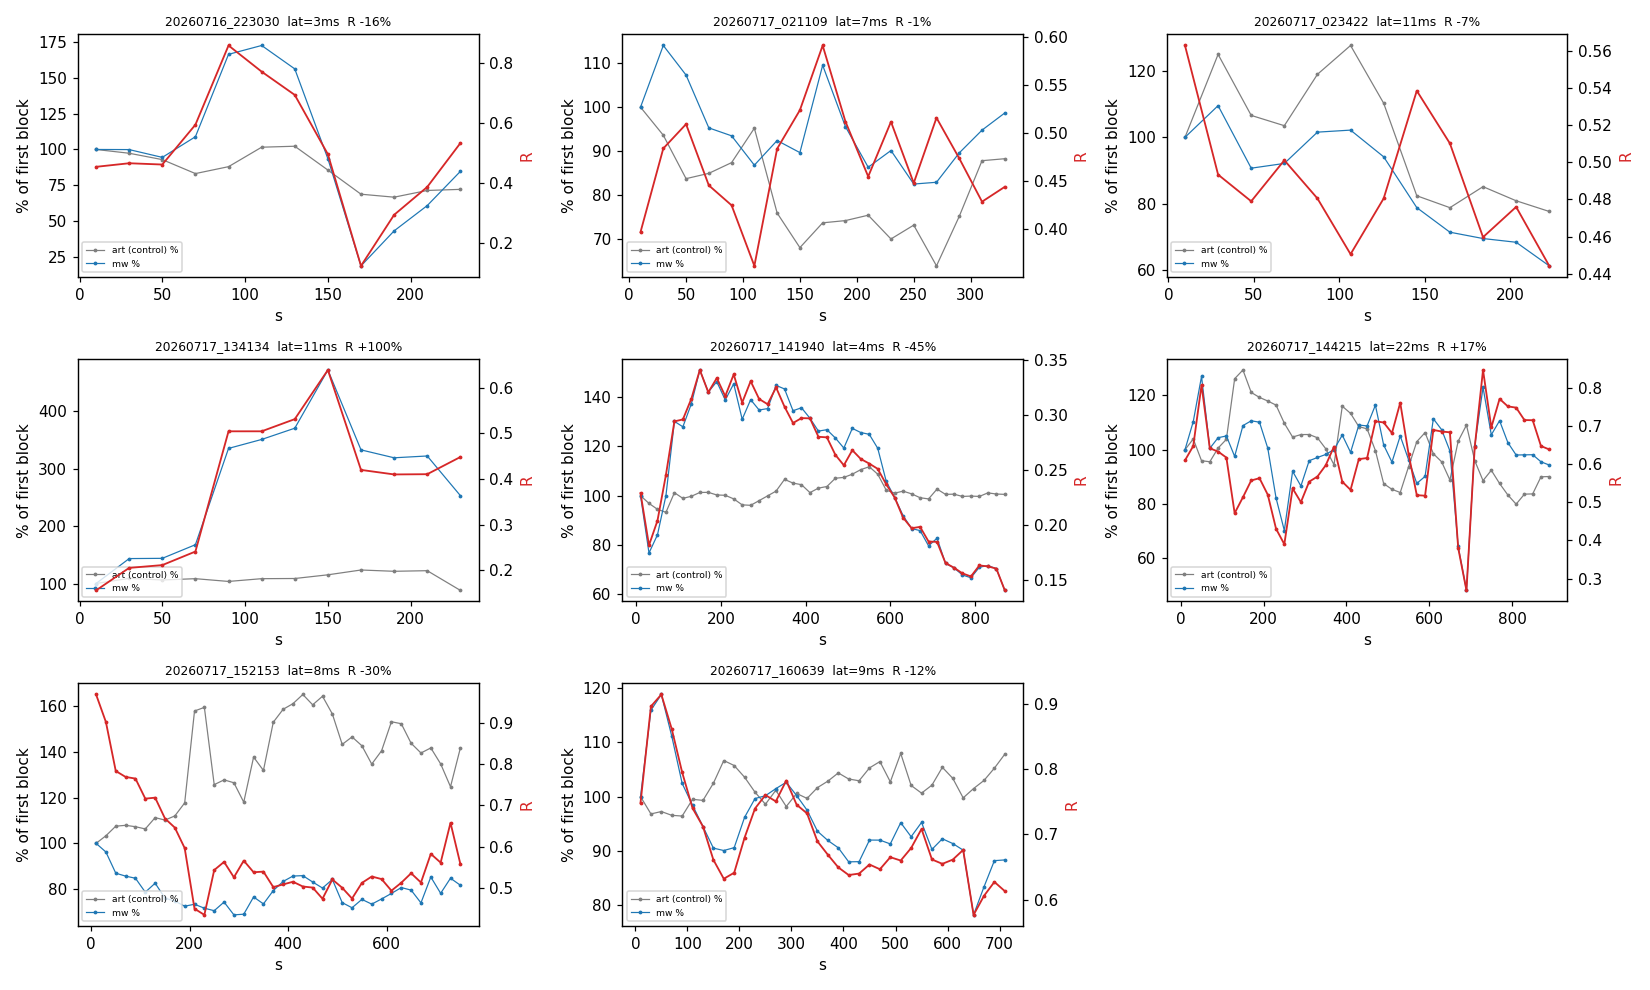

This chart was generated by the following Python code:
#!/usr/bin/env python3
"""
raw_full_analysis.py — raw 1kHz 전체 세션 분석. 품질 게이트를 통과한 세션만 판정한다.

raw 만 쓰는 이유: env/emg 는 기기가 이미 해석한 값이라 되돌릴 수 없고, env 에는
대조군(자극 스파이크)이 아예 없다. 마커만 env 에서 읽는다.

순서
  1. 품질 게이트 — 통과 못 하면 '피로다/아니다'를 말하지 않고 분석불가로 남긴다.
       G1 자극구조 : 주기 1500~1750ms, 버스트당 펄스 ~20, 버스트내 펄스율 ~32Hz
       G2 STA 정렬 : STA 정점 / 개별 정점 평균 ≥ 0.5  (위상이 흩어지면 0 으로 감)
       G3 대조군포화: 스파이크가 ADC 레일에 닿은 시행 ≤ 5%
                     (포화되면 R 의 분모가 검열돼 전극 이득 약분이 성립하지 않음)
     ※ 스파이크 부호 일관성은 게이트로 쓰지 않는다 — 위 상수 주석 참조.
  2. 창 실측 — M-wave 잠복은 전극 거리에 따라 세션마다 3ms↔11ms 로 변한다.
     고정 창을 쓰면 깨지므로 세션별 STA 에서 잠복과 창을 다시 잰다.
  3. R = M-wave ÷ 스파이크
       스파이크(0~1ms)는 근육이 물리적으로 반응할 수 없는 구간 → 전극 이득의 대조군.
       나누면 전극 이득이 약분된다.
     R 절대값은 전극 기하에 좌우돼 세션끼리 비교 불가 → 세션 내 변화율(%)로만 본다.
  4. 대조군이 평평한지 먼저 보고, 그 다음에만 R 을 해석한다.

사용: python3 raw_full_analysis.py [<raw.csv> ...] [--plot]
"""
from __future__ import annotations

import argparse
from pathlib import Path

import numpy as np
import pandas as pd

FS = 1000.0                 # Hz
ENV_WIN = 51                # ms, 포락선 이동평균 창
MIN_BURST_MS = 100
ADC_MIN, ADC_MAX = 0, 4095  # 12bit 레일

# --- G1 자극구조 게이트 (실측: 주기 1621.9ms, 버스트당 20펄스, 32.078Hz) ---
PERIOD_LO, PERIOD_HI = 1500, 1750     # ms
PPB_LO, PPB_HI = 15, 25               # 버스트당 펄스 수
PRATE_LO, PRATE_HI = 25.0, 40.0       # Hz, 버스트 내 펄스율
MIN_BURSTS = 8

# --- G2/G3 게이트 ---
STA_RATIO_GATE = 0.5        # STA 정점 / 개별 정점 평균
# 스파이크 극성 일관성은 게이트가 아니라 진단값으로만 낸다.
# 1kHz 로는 이상성 자극 파형의 어느 로브가 찍힐지가 서브밀리초 위상에 좌우된다.
# 실측: 부호 그룹 간 |스파이크| 크기(648 vs 759)도 M-wave 크기(비 0.87~1.01)도
# 같았다 — 부호는 근육·전극이 아니라 ADC 클럭 대비 자극 위상을 재고 있었다.
CLIP_GATE = 5.0             # %, 스파이크가 ADC 레일에 닿은 시행 비율 상한.
                            # 대조군이 포화되면 R 의 분모가 검열된 값이라
                            # '전극 이득 약분'이 성립하지 않는다.

# 불응기는 펄스주기(실측 31.185ms)보다 짧아야 하되 너무 짧으면 안 된다.
#   40 → 40>31 이라 자극의 절반을 놓침 (검출률 50%)
#   25 → 한 자극의 양극성 두 상(음→양, ~1~3ms 간격)을 두 번 셈. 스파이크가 약한
#        세션에서 25ms 간격 검출이 13~24% 발생 → 버스트내 펄스율이 무너졌다.
#   28 → 진짜 간격 31ms(최소 30)는 통과, 중복만 차단. 실측으로 확인.
PULSE_REFRAC = 28
ART_HI = 2                  # 스파이크 창 0~1ms (대조군)
# STA 창은 펄스주기(최소 30ms)를 넘으면 안 된다. 넘으면 창 안에 이웃 자극이 들어와
# 기준선(t<0)을 오염시키고, 그 기준선으로 잰 스파이크가 통째로 망가진다.
#   5+35=40ms 였을 때: 144215 의 t<0 구간 표본 13.5% 가 자극 문턱을 넘었다(정상 세션은 0%).
#   5+25=30ms = 최소 펄스간격. M-wave 꼬리는 실측 최대 23ms 라 창 안에 다 들어온다.
STA_PRE, STA_POST = 5, 25
LAT_LO, LAT_HI = 3, 25      # ms, M-wave 잠복 탐색 범위 (스파이크 링잉 회피)
LOBE_FRAC = 0.5             # STA 정점의 이 비율 이상인 연속 구간 = M-wave 창

DECOMP_BLOCKS = 12
BLOCK_MIN_S, BLOCK_MAX_S = 10.0, 20.0
MIN_PULSE_PER_BLOCK = 20

RHO_GATE = 0.5              # 추세 인정 문턱 (Spearman)
PCT_GATE = 15.0             # 추세 인정 문턱 (Q1→Q4 %)
ART_FLAT_PCT = 10.0         # 대조군이 이만큼 넘게 변하면 '평평'이라 할 수 없음
ART_FLAT_RHO = 0.5


# ---------------------------------------------------------------- 적재
def load_raw(path: Path):
    """raw CSV → (x=signed, absr, dc, dropped, clip, v). 이전 세션 잔여 패킷 제거."""
    d = pd.read_csv(path)
    t = d["Time(ms)"].to_numpy()
    v = d["Raw_ADC"].to_numpy(dtype=float)
    dropped = 0
    back = np.where(np.diff(t) < 0)[0]
    if len(back):
        dropped = int(back[-1] + 1)
        v = v[dropped:]
    dc = float(np.median(v))
    clip = float(((v <= ADC_MIN) | (v >= ADC_MAX)).mean() * 100)
    return v - dc, np.abs(v - dc), dc, dropped, clip, v


def load_markers(raw_path: Path) -> str:
    """마커는 env 에서만 읽는다 (raw 에는 없다)."""
    env = raw_path.parent / raw_path.name.replace("raw_", "env_")
    if not env.exists():
        return ""
    try:
        d = pd.read_csv(env)
    except Exception:
        return ""
    if "Marker" not in d.columns:
        return ""
    m = d["Marker"].dropna().astype(str)
    m = m[m.str.strip() != ""]
    if m.empty:
        return ""
    return ",".join(f"{k}x{v}" for k, v in m.value_counts().items())


# ---------------------------------------------------------------- 검출
def otsu(x: np.ndarray, nb: int = 256) -> float:
    lo, hi = float(x.min()), float(np.percentile(x, 99.5))
    if hi <= lo:
        return float("inf")
    h, e = np.histogram(np.clip(x, lo, hi), bins=nb, range=(lo, hi))
    p = h.astype(float) / h.sum()
    c = np.cumsum(p)
    m = np.cumsum(p * ((e[:-1] + e[1:]) / 2))
    d = c * (1 - c)
    d[d == 0] = 1e-12
    k = int(np.argmax((m[-1] * c - m) ** 2 / d))
    return float((e[k] + e[k + 1]) / 2)


def find_bursts(absr: np.ndarray) -> list[tuple[int, int]]:
    """포락선 + Otsu. 개별 펄스에 고정문턱을 걸면 자극이 약한 세션을 통째로 놓친다."""
    env = pd.Series(absr).rolling(ENV_WIN, center=True, min_periods=1).mean().to_numpy()
    on = env > otsu(env)
    ch = np.diff(on.astype(np.int8))
    st = list(np.where(ch == 1)[0] + 1)
    en = list(np.where(ch == -1)[0] + 1)
    if on[0]:
        st.insert(0, 0)
    if on[-1]:
        en.append(len(on))
    return [(a, b) for a, b in zip(st, en) if b - a >= MIN_BURST_MS]


def find_pulses(absr: np.ndarray) -> np.ndarray:
    """개별 자극 펄스 시점. 문턱은 파일별 적응."""
    thr = max(50.0, 0.35 * np.percentile(absr, 99.9))
    idx = np.where(absr > thr)[0]
    out, last = [], -10_000
    for i in idx:
        if i - last >= PULSE_REFRAC:
            out.append(i)
            last = i
    return np.array(out, dtype=int)


# ---------------------------------------------------------------- STA / 창 실측
ALIGN_SEARCH = 4        # ms, 문턱교차 이후 스파이크 정점을 찾는 범위


def refine_pulses(x: np.ndarray, pulses: np.ndarray) -> np.ndarray:
    """각 시행을 자기 스파이크 정점(|x| 최대)에 다시 정렬한다.

    자극은 1kHz 샘플링 클럭에 대해 서브밀리초 지터를 갖는다. 실측하면 같은
    이상성 파형이 시행마다 ±1~2 샘플씩 밀려 찍힌다. 문턱교차 시점을 t=0 으로
    쓰면 고정 창이 어떤 시행에선 음의 로브를, 어떤 시행에선 양의 로브를 잡아
    부호가 흩어진다 — 데이터가 나빠서가 아니라 정렬을 안 해서다.
    """
    out = []
    for p in pulses:
        lo, hi = p, min(len(x), p + ALIGN_SEARCH)
        if hi <= lo:
            continue
        out.append(lo + int(np.argmax(np.abs(x[lo:hi]))))
    return np.array(sorted(set(out)), dtype=int)


SIGN_MAJORITY_MIN = 0.55    # 다수파가 이보다 적으면 극성이 반반 = 정렬 불가로 본다
SIGN_KEEP_MIN = 200         # 다수파만 남겼을 때 필요한 최소 시행 수


def build_sta(x: np.ndarray, pulses: np.ndarray):
    """펄스 정렬 평균(STA)과 개별 시행 행렬. 부호를 살린 x 로 낸다.

    스파이크 극성이 시행마다 갈리면 다수파만 평균한다.
    정점 정렬(refine_pulses)로는 이게 안 고쳐진다 — 이상성 펄스의 |최대|가 어떤
    시행에선 음의 상에, 어떤 시행에선 양의 상에 있으면 |x| 로 정렬해도 두 무리가
    남고, 평균하면 서로 지운다. 실측(144215): 음 442개 STA +495, 양 301개 STA −402
    → 섞어 평균하면 64 (정렬비 0.13). 음의 것만 쓰면 정렬비 1.00 으로 완전 복원.
    표본은 40% 줄지만 442개면 STA 에 충분하다.
    """
    sel = pulses[(pulses >= STA_PRE) & (pulses < len(x) - STA_POST)]
    if len(sel) < 50:
        return None, None, sel, {}
    seg = np.stack([x[s - STA_PRE:s + STA_POST] for s in sel])
    sgn = np.sign(seg[:, STA_PRE])                 # 정렬된 t=0 의 부호
    frac_neg = float((sgn < 0).mean())
    keep = (sgn < 0) if frac_neg >= 0.5 else (sgn > 0)
    # 버린 소수파가 세션 특정 구간에 몰렸는지 — 몰렸다면 그 구간이 판정에서 빠져
    # R 궤적이 편향된다. 조용히 버리지 말고 드러낸다(실측 144215: 버린 16%가 초반에 몰림).
    drop_bias = 0.0
    if keep.sum() < len(sel):
        td = sel[~keep].astype(float); span = sel.max() - sel.min()
        if span > 0:
            early = float((td < sel.min() + 0.2 * span).mean())   # 초반 20%에 든 비율
            drop_bias = early - 0.2                                # 0 = 고르게 분포
    info = {"sign_major": float(max(frac_neg, 1 - frac_neg)),
            "n_all": int(len(sel)), "n_kept": int(keep.sum()),
            "drop_bias": float(drop_bias)}
    if info["sign_major"] < SIGN_MAJORITY_MIN or info["n_kept"] < SIGN_KEEP_MIN:
        return None, None, sel, info          # 극성이 반반 → 이 세션은 STA 불가
    return seg[keep].mean(axis=0), seg[keep], sel[keep], info


def measure_window(sta: np.ndarray, seg: np.ndarray) -> dict:
    """세션별 M-wave 잠복·창 실측 + STA 정렬 품질.

    잠복 탐색은 3~25ms — 0~2ms 는 스파이크와 그 링잉이라 근육 반응일 수 없다.
    창은 STA 정점의 50% 이상인 연속 구간(로브)으로 잡는다. 고정 5~15ms 는
    잠복이 3ms 인 세션에선 상승부를, 11ms 인 세션에선 하강부를 놓친다.
    """
    o = STA_PRE                                   # sta[o] == 펄스 t=0
    lo, hi = o + LAT_LO, o + LAT_HI
    seg_a = np.abs(sta[lo:hi])
    if not len(seg_a) or seg_a.max() <= 0:
        return {}
    k = int(np.argmax(seg_a)) + lo               # STA 상 M-wave 정점 인덱스
    pk = abs(sta[k])

    # 로브 경계 — 정점에서 좌우로 50% 아래로 내려갈 때까지
    a = k
    while a > lo and abs(sta[a - 1]) >= LOBE_FRAC * pk:
        a -= 1
    b = k
    while b < hi - 1 and abs(sta[b + 1]) >= LOBE_FRAC * pk:
        b += 1

    # G2: 정렬 품질 — STA 정점 / 개별 시행 정점의 평균 크기
    ind = float(np.mean(np.abs(seg[:, k])))
    sta_ratio = pk / ind if ind > 0 else 0.0

    # 부호 일관성은 build_sta 가 다수파만 남긴 뒤라 항상 1.0 — 여기서 재지 않는다.
    # 원래 비율(sign_major)과 버린 시행의 시간 편향은 build_sta 가 보고한다.
    return {
        "lat_ms": float(k - o),
        "mw_lo": int(a - o), "mw_hi": int(b - o + 1),
        "sta_ratio": float(sta_ratio),
        "sta_peak": float(pk),
    }


# ---------------------------------------------------------------- 추세
def spearman(x, y) -> float:
    xr = pd.Series(x).rank().to_numpy().astype(float)
    yr = pd.Series(y).rank().to_numpy().astype(float)
    xr -= xr.mean()
    yr -= yr.mean()
    d = np.sqrt((xr ** 2).sum() * (yr ** 2).sum())
    return float((xr * yr).sum() / d) if d > 0 else np.nan


NO_TREND = {"rho": np.nan, "pct_min": np.nan, "q1q4": np.nan}


def trend(t_s: np.ndarray, y: np.ndarray) -> dict:
    n = len(y)
    if n < 8:
        return dict(NO_TREND)
    q = max(2, n // 4)
    base = float(np.median(y[:q]))
    last = float(np.median(y[-q:]))
    slope = float(np.polyfit(t_s, y, 1)[0])
    return {
        "rho": spearman(t_s, y),
        "pct_min": slope * 60.0 / base * 100.0 if base > 0 else np.nan,
        "q1q4": (last / base - 1.0) * 100.0 if base > 0 else np.nan,
    }


def decompose(absr: np.ndarray, pulses: np.ndarray, win: dict) -> pd.DataFrame:
    """블록별 art(0~1ms 최대) / mw(실측창 평균) / R = mw/art."""
    lo_ms, hi_ms = win["mw_lo"], win["mw_hi"]
    blk_s = min(BLOCK_MAX_S, max(BLOCK_MIN_S, len(absr) / FS / DECOMP_BLOCKS))
    blk = int(blk_s * FS)
    rows = []
    for lo in range(0, len(absr) - blk + 1, blk):
        sel = pulses[(pulses >= lo) & (pulses < lo + blk - hi_ms)]
        if len(sel) < MIN_PULSE_PER_BLOCK:
            continue
        art = float(np.mean([absr[s:s + ART_HI].max() for s in sel]))
        mw = float(np.mean([absr[s + lo_ms:s + hi_ms].mean() for s in sel]))
        rows.append({"t_s": (lo + blk / 2) / FS, "art": art, "mw": mw,
                     "R": mw / art if art > 0 else np.nan, "n": len(sel)})
    return pd.DataFrame(rows)


# ---------------------------------------------------------------- 판정
def verdict(gate_msg: str, ta: dict, tR: dict) -> str:
    """대조군이 평평한지 먼저, 그 다음에만 R 을 해석한다."""
    if gate_msg:
        return f"분석불가 — {gate_msg}"
    if np.isnan(ta["rho"]) or np.isnan(tR["rho"]):
        return "분석불가 — 블록 부족"

    art_flat = abs(ta["rho"]) < ART_FLAT_RHO and abs(ta["q1q4"]) < ART_FLAT_PCT
    if not art_flat:
        return (f"R 해석보류 — 대조군 불안정 (art ρ={ta['rho']:+.2f}, "
                f"Q1→Q4 {ta['q1q4']:+.0f}%)")

    if tR["rho"] <= -RHO_GATE and tR["q1q4"] <= -PCT_GATE:
        return f"피로 후보 — 대조군 평평 + R {tR['q1q4']:+.0f}%"
    if tR["rho"] >= RHO_GATE and tR["q1q4"] >= PCT_GATE:
        return f"증강(potentiation) — R {tR['q1q4']:+.0f}%"
    return f"추세없음 — R {tR['q1q4']:+.0f}%"


def analyze(path: Path) -> dict:
    x, absr, dc, dropped, clip, v = load_raw(path)
    dur = len(absr) / FS
    bursts = find_bursts(absr)
    pulses = refine_pulses(x, find_pulses(absr))

    period = float(np.median(np.diff([a for a, _ in bursts]))) if len(bursts) > 1 else np.nan
    duty = sum(b - a for a, b in bursts) / len(absr) * 100 if bursts else 0.0
    # 버스트당 펄스 수 / 버스트 내 펄스율
    ppb, prate = np.nan, np.nan
    if bursts:
        cnt = [int(((pulses >= a) & (pulses < b)).sum()) for a, b in bursts]
        ppb = float(np.median(cnt))
        blen = float(np.median([b - a for a, b in bursts])) / FS
        prate = ppb / blen if blen > 0 else np.nan

    out = {
        "session": path.name.replace("raw_", "").replace(".csv", ""),
        "subject": path.parent.name.replace("subject_", "")[-4:],
        "dur_s": dur, "dc": dc, "dropped": dropped, "clip_pct": clip,
        "n_burst": len(bursts), "period_ms": period, "duty_pct": duty,
        "ppb": ppb, "prate_hz": prate, "n_pulse": len(pulses),
        "marker": load_markers(path),
        "lat_ms": np.nan, "mw_lo": np.nan, "mw_hi": np.nan,
        "sta_ratio": np.nan, "sign_cons": np.nan, "spike_clip": np.nan,
        "drop_bias": np.nan, "warn": "",
        "n_block": 0,
        "_dec": pd.DataFrame(),
    }

    # --- G1 자극구조 ---
    fails = []
    if len(bursts) < MIN_BURSTS:
        fails.append(f"버스트 {len(bursts)}개(<{MIN_BURSTS})")
    elif not (PERIOD_LO <= period <= PERIOD_HI):
        fails.append(f"주기 {period:.0f}ms")
    if not np.isnan(ppb) and not (PPB_LO <= ppb <= PPB_HI):
        fails.append(f"버스트당 펄스 {ppb:.0f}")
    if not np.isnan(prate) and not (PRATE_LO <= prate <= PRATE_HI):
        fails.append(f"펄스율 {prate:.1f}Hz")

    # G4: 스파이크(대조군)가 ADC 레일에 포화됐는가
    if len(pulses):
        railed = [(v[p:p + ART_HI] <= ADC_MIN).any() or (v[p:p + ART_HI] >= ADC_MAX).any()
                  for p in pulses if p + ART_HI <= len(v)]
        out["spike_clip"] = float(np.mean(railed) * 100) if railed else np.nan

    warns = []
    sta, seg, sel, sinfo = build_sta(x, pulses)
    if sinfo:
        out["sign_cons"] = sinfo["sign_major"]
        out["drop_bias"] = sinfo.get("drop_bias", np.nan)
        # 극성 다수파만 남길 때, 버린 소수파가 특정 구간에 몰렸으면 R 궤적이 편향된다.
        # 게이트 탈락은 아니지만(판정은 살린다) 반드시 표시한다 — 조용히 버리면 안 된다.
        if sinfo["n_kept"] < sinfo["n_all"]:
            frac = 1 - sinfo["n_kept"] / sinfo["n_all"]
            db = sinfo.get("drop_bias", 0.0)
            note = f"극성 소수파 {frac*100:.0f}% 버림"
            if abs(db) > 0.1:
                note += f" (초반편중 {db:+.0%} — R 시작점 편향)"
            warns.append(note)
    if sta is None:
        if sinfo and sinfo["sign_major"] < SIGN_MAJORITY_MIN:
            # 극성이 반반 = 이상성 펄스의 어느 상에 걸릴지가 시행마다 다름.
            # 다수파를 골라도 건질 게 없다.
            fails.append(f"극성 반반 {sinfo['sign_major']:.2f}(<{SIGN_MAJORITY_MIN})")
        elif sinfo and sinfo["n_kept"] < SIGN_KEEP_MIN:
            fails.append(f"다수파 시행 {sinfo['n_kept']}개(<{SIGN_KEEP_MIN})")
        else:
            fails.append("STA 시행 부족")
        win = {}
    else:
        win = measure_window(sta, seg)
        out.update({k: v for k, v in win.items() if k in
                    ("lat_ms", "mw_lo", "mw_hi", "sta_ratio")})
        if not win:
            fails.append("STA 정점 없음")
        else:
            if win["sta_ratio"] < STA_RATIO_GATE:                    # G2
                fails.append(f"STA 정렬 {win['sta_ratio']:.2f}(<{STA_RATIO_GATE})")
    if not np.isnan(out["spike_clip"]) and out["spike_clip"] > CLIP_GATE:   # G3
        fails.append(f"대조군 포화 {out['spike_clip']:.0f}%")

    out["gate"] = "; ".join(fails)
    out["gate_ok"] = not fails
    out["warn"] = "; ".join(warns)

    ta = dict(NO_TREND)
    tm = dict(NO_TREND)
    tR = dict(NO_TREND)
    if out["gate_ok"]:
        dec = decompose(absr, sel, win)
        out["n_block"] = len(dec)
        out["_dec"] = dec
        if len(dec) >= 8:
            t = dec["t_s"].to_numpy()
            ta = trend(t, dec["art"].to_numpy())
            tm = trend(t, dec["mw"].to_numpy())
            tR = trend(t, dec["R"].to_numpy())
        out["R_med"] = float(dec["R"].median()) if len(dec) else np.nan
    out.update({f"art_{k}": v for k, v in ta.items()})
    out.update({f"mw_{k}": v for k, v in tm.items()})
    out.update({f"R_{k}": v for k, v in tR.items()})
    out["verdict"] = verdict(out["gate"], ta, tR)
    return out


# ---------------------------------------------------------------- 출력
def main() -> None:
    ap = argparse.ArgumentParser()
    ap.add_argument("raw", type=Path, nargs="*")
    ap.add_argument("--root", type=Path, default=Path.home() / "emgfes-data")
    ap.add_argument("--plot", action="store_true")
    args = ap.parse_args()

    files = args.raw or sorted(args.root.glob("**/raw_*.csv"))
    df = pd.DataFrame([analyze(f) for f in files]).sort_values("session")
    ok = df[df["gate_ok"]]
    bad = df[~df["gate_ok"]]

    print(f"raw 세션 {len(df)}개 — 게이트 통과 {len(ok)}개, 분석불가 {len(bad)}개\n")

    print("=== 1. 품질 게이트 (자극구조 · STA 정렬 · 대조군 포화) — 부호는 진단값 ===")
    print(f"{'세션':<16}{'대상':>5}{'길이':>7}{'DC':>6}{'클립':>6}{'버스트':>6}{'주기':>8}"
          f"{'펄스/B':>7}{'펄스율':>8}{'STA':>6}{'부호':>6}{'포화':>7}  게이트")
    for _, r in df.iterrows():
        per = f"{r['period_ms']:.0f}ms" if not np.isnan(r["period_ms"]) else "  —  "
        pr = f"{r['prate_hz']:.1f}Hz" if not np.isnan(r["prate_hz"]) else "  — "
        sr = f"{r['sta_ratio']:.2f}" if not np.isnan(r["sta_ratio"]) else "  — "
        sc = f"{r['sign_cons']:.2f}" if not np.isnan(r["sign_cons"]) else "  — "
        cp = f"{r['spike_clip']:.0f}%" if not np.isnan(r["spike_clip"]) else "  — "
        g = "통과" if r["gate_ok"] else r["gate"]
        print(f"{r['session']:<16}{r['subject']:>5}{r['dur_s']:>6.0f}s{r['dc']:>6.0f}"
              f"{r['clip_pct']:>5.2f}%{r['n_burst']:>6.0f}{per:>8}{r['ppb']:>7.0f}"
              f"{pr:>8}{sr:>6}{sc:>6}{cp:>7}  {g}")

    print("\n=== 2. 세션별 실측 창 (M-wave 잠복은 전극 거리 따라 변함) ===")
    print(f"{'세션':<16}{'잠복':>7}{'M-wave 창':>12}{'블록':>6}   마커")
    for _, r in ok.iterrows():
        print(f"{r['session']:<16}{r['lat_ms']:>6.0f}ms"
              f"{f'{r.mw_lo:.0f}~{r.mw_hi:.0f}ms':>12}{r['n_block']:>6.0f}   {r['marker']}")

    print("\n=== 3. 대조군(스파이크 0~1ms) 이 평평한가 — R 해석의 전제 ===")
    print(f"{'세션':<16}{'art ρ':>8}{'art %/min':>11}{'art Q1→Q4':>11}   평평?")
    for _, r in ok.iterrows():
        flat = (abs(r["art_rho"]) < ART_FLAT_RHO and abs(r["art_q1q4"]) < ART_FLAT_PCT)
        print(f"{r['session']:<16}{r['art_rho']:>+8.2f}{r['art_pct_min']:>+10.1f}%"
              f"{r['art_q1q4']:>+10.1f}%   {'예' if flat else '아니오'}")

    print("\n=== 4. R = M-wave ÷ 스파이크 (세션 내 변화율만; 절대값은 세션간 비교 불가) ===")
    print(f"{'세션':<16}{'R 중앙':>8}{'mw Q1→Q4':>10}{'R ρ':>7}{'R %/min':>9}"
          f"{'R Q1→Q4':>9}   판정")
    for _, r in ok.iterrows():
        vd = r["verdict"]
        if r.get("warn"):
            vd += f"  ⚠️ {r['warn']}"
        print(f"{r['session']:<16}{r['R_med']:>8.3f}{r['mw_q1q4']:>+9.1f}%"
              f"{r['R_rho']:>+7.2f}{r['R_pct_min']:>+8.1f}%{r['R_q1q4']:>+8.1f}%   {vd}")

    if len(bad):
        print("\n=== 분석불가 세션 (피로 여부를 말하지 않음) ===")
        for _, r in bad.iterrows():
            print(f"  {r['session']}  {r['gate']}")

    out = Path(__file__).parent / "raw_full_analysis.csv"
    df.drop(columns=["_dec"]).to_csv(out, index=False)
    print(f"\n저장: {out}")

    if args.plot and len(ok):
        import matplotlib
        matplotlib.use("Agg")
        import matplotlib.pyplot as plt
        n = len(ok)
        rows_ = (n + 2) // 3
        fig, axes = plt.subplots(rows_, 3, figsize=(15, 3 * rows_), squeeze=False)
        for ax, (_, r) in zip(axes.ravel(), ok.iterrows()):
            d = r["_dec"]
            ax2 = ax.twinx()
            ax.plot(d["t_s"], d["art"] / d["art"].iloc[0] * 100, ".-", ms=3, lw=0.8,
                    color="tab:gray", label="art (control) %")
            ax.plot(d["t_s"], d["mw"] / d["mw"].iloc[0] * 100, ".-", ms=3, lw=0.8,
                    color="tab:blue", label="mw %")
            ax2.plot(d["t_s"], d["R"], ".-", ms=3, lw=1.2, color="tab:red", label="R")
            ax.set_title(f"{r['session']}  lat={r['lat_ms']:.0f}ms  "
                         f"R {r['R_q1q4']:+.0f}%", fontsize=8)
            ax.set_xlabel("s")
            ax.set_ylabel("% of first block")
            ax2.set_ylabel("R", color="tab:red")
            ax.legend(fontsize=6, loc="lower left")
        for ax in axes.ravel()[n:]:
            ax.axis("off")
        fig.tight_layout()
        p = Path(__file__).parent / "raw_full_analysis.png"
        fig.savefig(p, dpi=110)
        print(f"저장: {p}")


if __name__ == "__main__":
    main()
